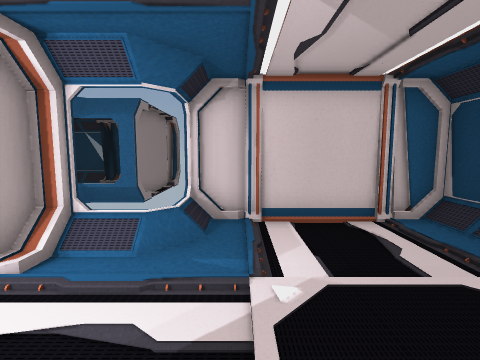
View 1 (above)

17 first-person views from a walk through a Unity game level. The camera is 1.5 m above the floor, tilts 6° down and sees 85° across. Doors are open. The floor is counted in squares, 1 m on a side. Each view is taken from the middle of a square. On the plan, view 1 faces up. The plan holds only what a view shows up to about 14 squares ahead; the rest is blank. The player is left out. Some surface patterns are stand-ins.

View 2
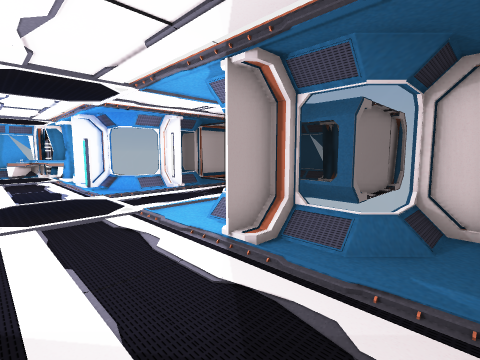

View 3
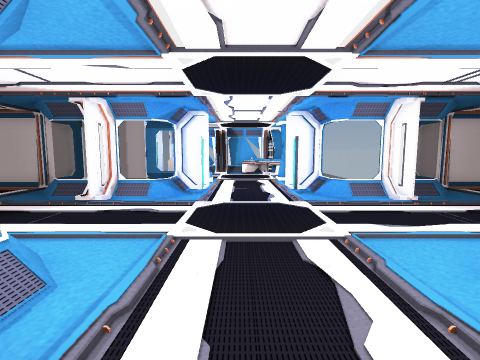

View 4
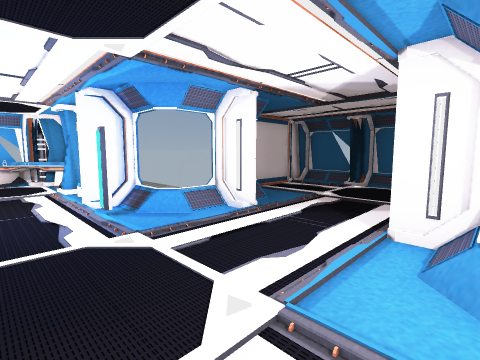

View 5
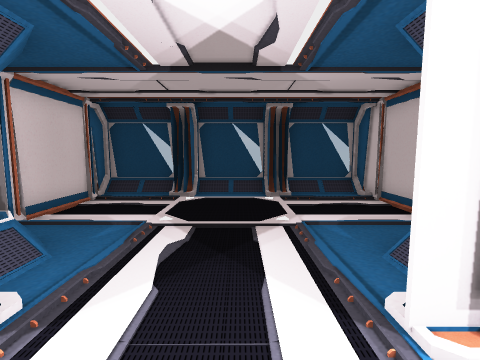

View 6
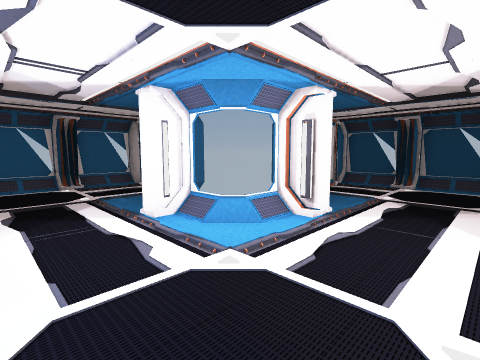

View 7
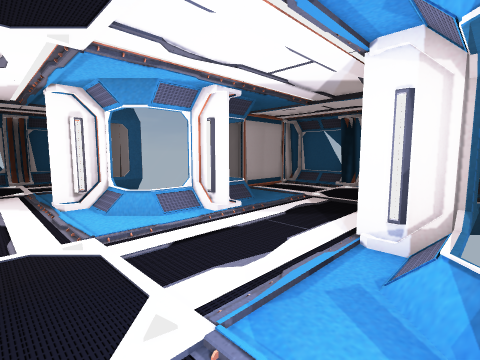

View 8
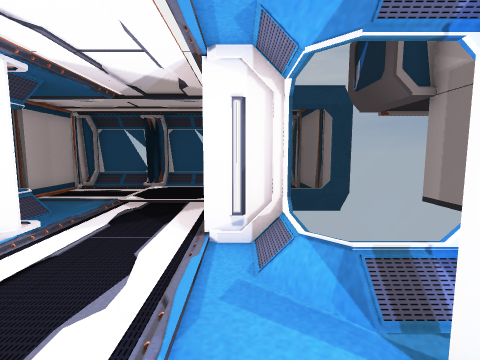

View 9
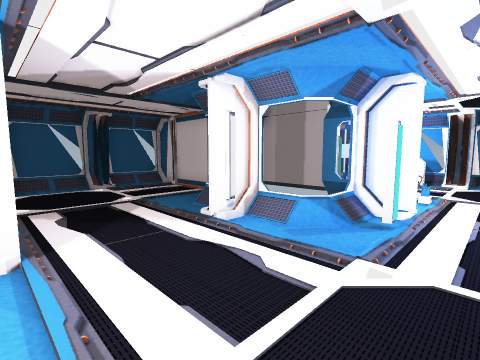

View 10
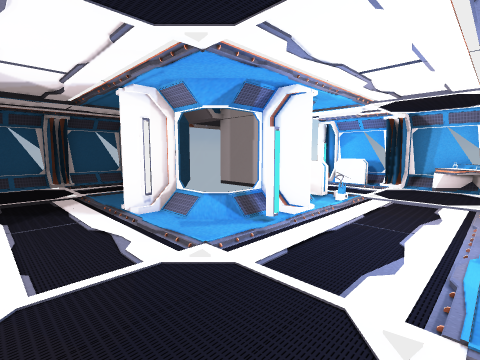

View 11
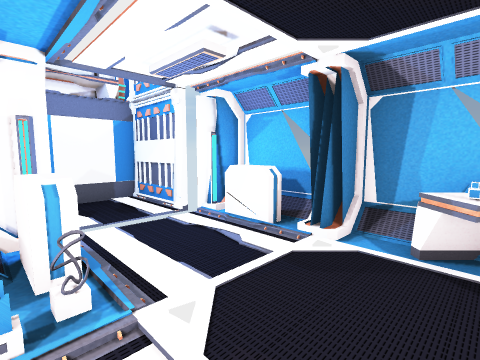

View 12
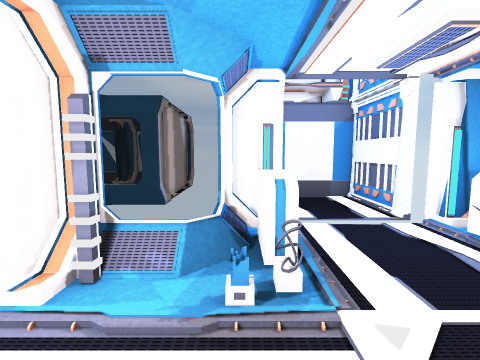

View 13
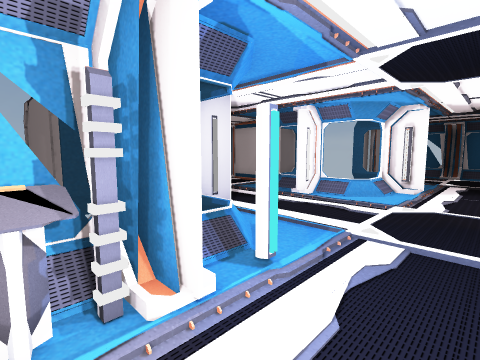

View 14
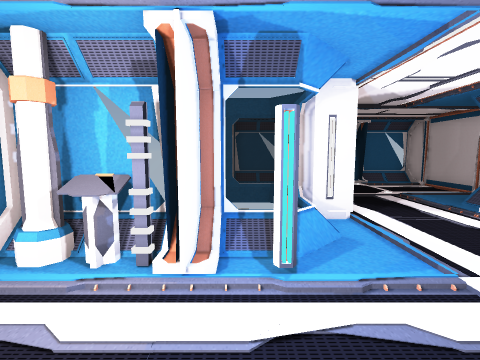

View 15
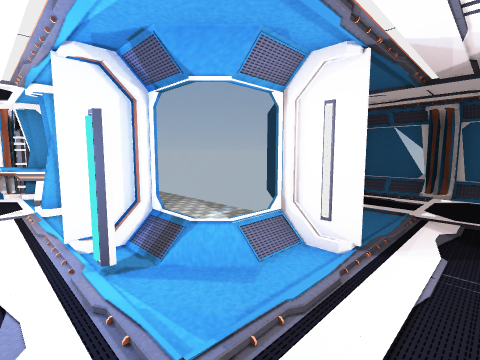

View 16
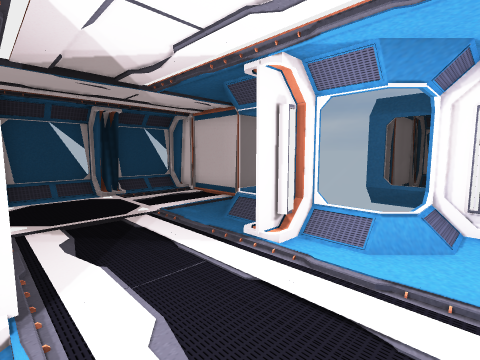

View 17
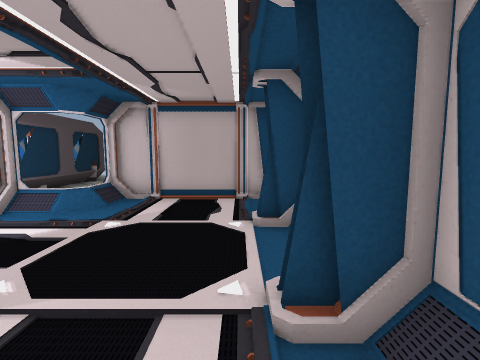

### Floor plan
Key: @ floor where view 1 was taken; # wall or solid block; x gap in a wall; . main floor; : floor 0.25 m higher than the main floor; / step, stairs or slope; D open door; = window, fence, low wall or low ledge; C column; N console; O other object.
Columns run from 20 left of view 1 to 5 right of it. Each row starts with its distance up from view 1.
 14        ###########
 13        #//##.##/ #
 12        #.........#
 11        #.... ....#
 10        #.... ....#
  9        #.........#
  8        #==.....==#
  7     ....#=.....=#
  6     .... ##DDD##   #######
  5    ..    ##DDD.=# #=.....#
  4 ##O=#C##==.....==#==.....#
  3 #OO.:.ND.#.......D......##
  2 OO.....D.........D.... ./#
  1 #......D.........D...  ./#
  0 #......D.........D..@...##
 -1 =...OO.#/x.....//# ...../#
 -2 #O..OO=#==.....==##=..../#
 -3 #/DD/=#  ##DDD##   #######
 -4 #DDDD#   =.DDD.
 -5  #..#   #=.....==#
 -6  #..#  ###.......#
 -7  ####  ##........#
 -8        #....  ...#
 -9        #....  ...#
-10        #..//..:..#
-11        #==##=##==#

Where each view was taken, in squares from view 1:
view 1: 0 up, 0 right, facing up
view 2: 0 up, 0 right, facing up-left
view 3: 1 up, 2 left, facing left
view 4: 1 up, 5 left, facing up-left
view 5: 1 up, 5 left, facing right
view 6: 0 up, 9 left, facing up-right
view 7: 1 up, 11 left, facing down-right
view 8: 1 up, 10 left, facing down
view 9: 1 up, 6 left, facing down-left
view 10: 3 up, 7 left, facing down-left
view 11: 2 up, 15 left, facing down-left
view 12: 2 up, 15 left, facing down
view 13: 1 up, 14 left, facing up-right
view 14: 0 up, 12 left, facing up
view 15: 2 up, 8 left, facing up-left
view 16: 3 up, 6 left, facing down-right
view 17: 12 up, 4 left, facing left
